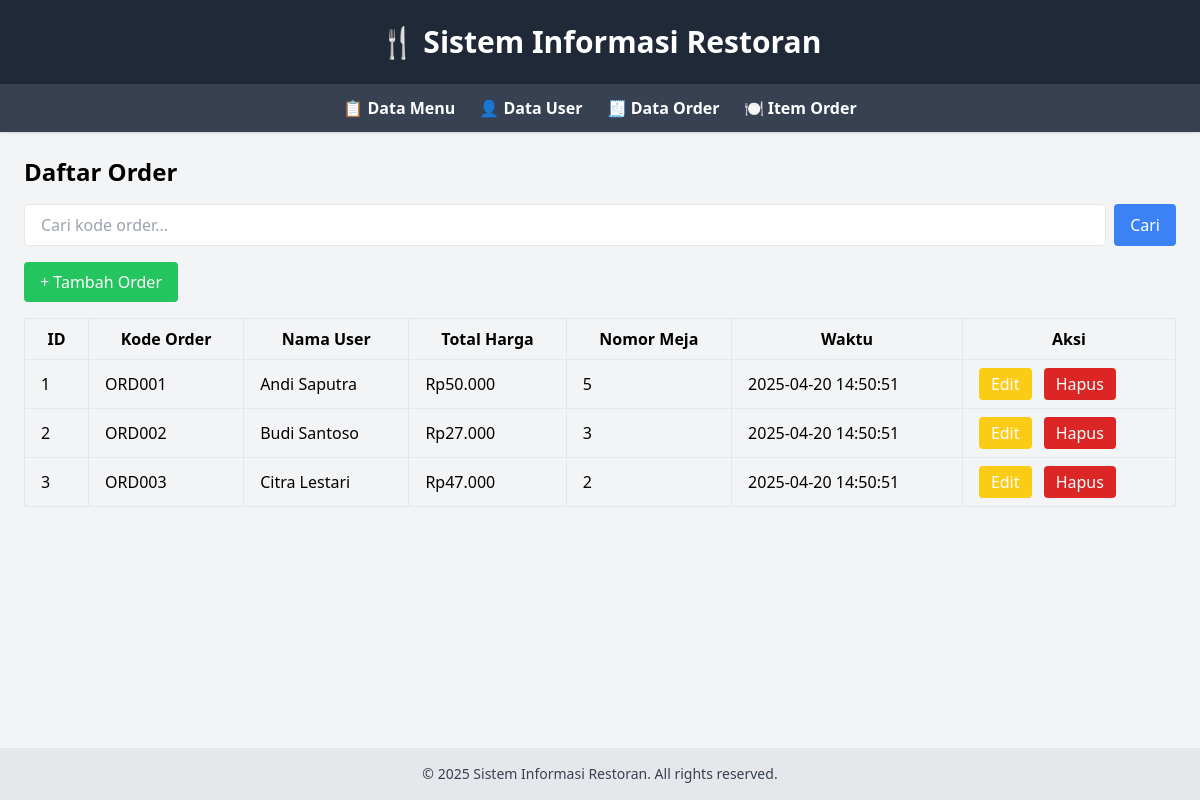
The page /view/orders.php on the database its author committed.
### tables this page shows
CREATE TABLE orders (
    id INT AUTO_INCREMENT PRIMARY KEY,
    order_code VARCHAR(20) NOT NULL UNIQUE,  
    user_id INT NOT NULL,
    total_harga DECIMAL(10, 2) NOT NULL,
    nomor_meja INT,
    created_at DATETIME DEFAULT CURRENT_TIMESTAMP,
    FOREIGN KEY (user_id) REFERENCES users(id)
        ON DELETE CASCADE
);

CREATE TABLE users (
    id INT AUTO_INCREMENT PRIMARY KEY,
    nama VARCHAR(100) NOT NULL,
    email VARCHAR(100) UNIQUE NOT NULL,
    phone VARCHAR(20)
);

### config/db_resto.php (called while the page is built, shortened)
<?php
class Database {
    private $host = "localhost";
    private $username = "root";
    private $password = "";
    private $dbname = "resto_db_tp7";
    public function __construct() {
        try {
            $this->conn = new PDO("mysql:host=$this->host;dbname=$this->dbname", $this->username, $this->password);
        } catch (PDOException $e) {
            die("Connection failed: " . $e->getMessage());
        }
    }
}
?>

### class/Order.php (called while the page is built, shortened)
<?php
require_once '../config/db_resto.php';
class Order {
    private $db;
    public function __construct() {
        $this->db = (new Database())->conn;
    }
    public function getAllOrders($keyword = '') {
        if ($keyword) {
            $stmt = $this->db->prepare("SELECT orders.id, orders.order_code, orders.total_harga, orders.nomor_meja, orders.created_at,
                                               users.id AS user_id, users.nama AS user_nama
                                        FROM orders
                                        JOIN users ON orders.user_id = users.id
                                        WHERE orders.order_code LIKE ?");
            $stmt->execute(["%$keyword%"]);
        } else {
            $stmt = $this->db->query("SELECT orders.id, orders.order_code, orders.total_harga, orders.nomor_meja, orders.created_at,
                                             users.id AS user_id, users.nama AS user_nama
                                      FROM orders
                                      JOIN users ON orders.user_id = users.id");
        }
        return $stmt->fetchAll(PDO::FETCH_ASSOC);
    }
}
?>

### view/orders.php (the view, shortened to what this page needs)
<?php
require_once '../class/Order.php';
include 'header.php';
$order = new Order();
$keyword = isset($_GET['search']) ? $_GET['search'] : '';
$data = $order->getAllOrders($keyword);
?>
<h2 class="text-2xl font-bold mb-4">Daftar Order</h2>
<form method="GET" class="mb-4 flex gap-2">
    <input type="text" name="search" placeholder="Cari kode order..." value="<?= isset($_GET['search']) ? htmlspecialchars($_GET['search']) : '' ?>" class="px-4 py-2 border rounded w-full">
    <button type="submit" class="bg-blue-500 text-white px-4 py-2 rounded">Cari</button>
</form>
<button onclick="toggleOrderForm()" class="bg-green-500 text-white px-4 py-2 rounded mb-4">+ Tambah Order</button>
<div class="overflow-x-auto">
    <table class="w-full table-auto border border-gray-300 rounded-lg shadow">
        <thead class="bg-gray-100">
            <tr>
                <th class="px-4 py-2 border">ID</th>
                <th class="px-4 py-2 border">Kode Order</th>
                <th class="px-4 py-2 border">Nama User</th>
                <th class="px-4 py-2 border">Total Harga</th>
                <th class="px-4 py-2 border">Nomor Meja</th>
                <th class="px-4 py-2 border">Waktu</th>
                <th class="px-4 py-2 border">Aksi</th>
            </tr>
        </thead>
        <tbody>
            <?php foreach ($data as $row): ?>
            <tr class="hover:bg-gray-50">
                <td class="px-4 py-2 border"><?= $row['id'] ?></td>
                <td class="px-4 py-2 border"><?= htmlspecialchars($row['order_code']) ?></td>
                <td class="px-4 py-2 border"><?= htmlspecialchars($row['user_nama']) ?></td>
                <td class="px-4 py-2 border">Rp<?= number_format($row['total_harga'], 0, ',', '.') ?></td>
                <td class="px-4 py-2 border"><?= $row['nomor_meja'] ?></td>
                <td class="px-4 py-2 border"><?= $row['created_at'] ?></td>
                <td class="px-4 py-2 border space-x-2">
                    <button onclick="showUpdateOrderForm(
                        <?= $row['id'] ?>,
                        '<?= addslashes($row['order_code']) ?>',
                        <?= $row['user_id'] ?>,
                        <?= $row['total_harga'] ?>,
                        <?= $row['nomor_meja'] ?>
                    )" class="bg-yellow-400 text-white px-3 py-1 rounded">Edit</button>
                    <a href="orders.php?delete_id=<?= $row['id'] ?>" onclick="return confirm('Yakin ingin menghapus order ini?');" class="inline-block">
                        <button class="bg-red-600 text-white px-3 py-1 rounded">Hapus</button>
                    </a>
                </td>
            </tr>
            <?php endforeach; ?>
        </tbody>
    </table>
</div>
<?php include 'footer.php'; ?>

### view/header.php (shortened to what this page needs)
<!DOCTYPE html>
<html lang="id">
<head>
    <script src="https://cdn.tailwindcss.com"></script>
</head>
<body class="bg-gray-100 font-sans">
    <div class="min-h-screen flex flex-col">
        <header class="bg-gray-800 text-white p-6 shadow-md">
            <h1 class="text-3xl font-bold text-center">🍴 Sistem Informasi Restoran</h1>
        </header>
        <nav class="bg-gray-700 text-white py-3 shadow">
            <div class="flex justify-center space-x-6">
                <a href="/TP7DPBO/view/menus.php" class="hover:underline font-semibold">📋 Data Menu</a>
                <a href="/TP7DPBO/view/users.php" class="hover:underline font-semibold">👤 Data User</a>
                <a href="/TP7DPBO/view/orders.php" class="hover:underline font-semibold">🧾 Data Order</a>
                <a href="/TP7DPBO/view/order_items.php" class="hover:underline font-semibold">🍽️ Item Order</a>
            </div>
        </nav>
        <main class="flex-1 p-6">

### view/footer.php
</main>
<footer class="bg-gray-200 text-center text-sm text-gray-700 py-4">
    &copy; <?= date('Y') ?> Sistem Informasi Restoran. All rights reserved.
</footer>
</div>
</body>

### rows shown on the page
orders: id "1", order_code "ORD001", user.nama "Andi Saputra", total_harga "50.000", nomor_meja "5", created_at "2025-04-20 14:50:51"
orders: id "2", order_code "ORD002", user.nama "Budi Santoso", total_harga "27.000", nomor_meja "3", created_at "2025-04-20 14:50:51"
orders: id "3", order_code "ORD003", user.nama "Citra Lestari", total_harga "47.000", nomor_meja "2", created_at "2025-04-20 14:50:51"
